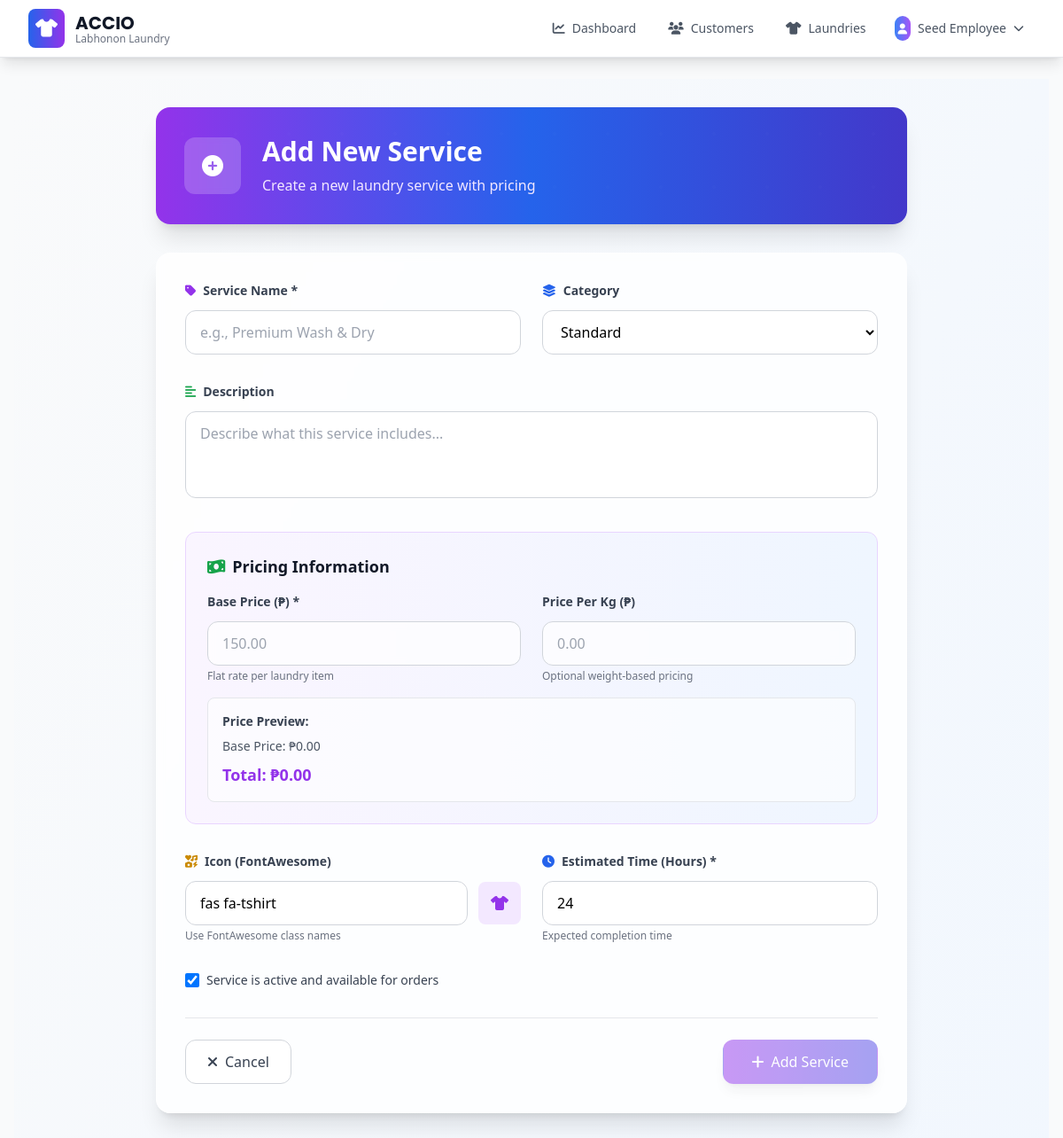
Page /service/add (signed in) on the committed database.
### app/models.py (models this page shows, shortened)
class BusinessSettings(db.Model):
    id = db.Column(db.Integer, primary_key=True)
    business_name = db.Column(db.String(200), default="ACCIO")
    business_tagline = db.Column(db.String(200), default="Labhonon Laundry")
    business_description = db.Column(
        db.Text, default="Professional laundry services with quality care"
    )
    phone = db.Column(db.String(50), default="+639761111464")
    email = db.Column(db.String(150), default="info@acciolaundry.com")
    address = db.Column(
        db.Text,
        default="Purok 17, Lower Mandacpan, Brgy. San Vicente, Butuan City, Philippines",
    )
    operating_hours = db.Column(db.Text, default="Monday - Sunday: 6:00 AM - 8:00 PM")
    footer_text = db.Column(db.Text, default="Quality laundry services you can trust")
    copyright_text = db.Column(
        db.String(200), default="© 2025 ACCIO Labhonon Laundry. All rights reserved."
    )
    facebook_url = db.Column(db.String(255))
    instagram_url = db.Column(db.String(255))
    website_url = db.Column(db.String(255))
    currency_symbol = db.Column(db.String(10), default="₱")
    date_format = db.Column(db.String(20), default="%B %d, %Y")
    timezone = db.Column(db.String(50), default="Asia/Manila")
    created_at = db.Column(db.DateTime, default=datetime.utcnow)
    updated_at = db.Column(
        db.DateTime, default=datetime.utcnow, onupdate=datetime.utcnow
    )
    updated_by = db.Column(db.Integer, db.ForeignKey("user.id"))
    updated_by_user = db.relationship("User", backref="business_settings_updates")
    @staticmethod
    def get_settings():
        settings = BusinessSettings.query.first()
        if not settings:
            settings = BusinessSettings()
            db.session.add(settings)
            db.session.commit()
        return settings

class User(db.Model, UserMixin):
    id = db.Column(db.Integer, primary_key=True)
    email = db.Column(db.String(150), unique=True)
    password = db.Column(db.String(150))
    full_name = db.Column(db.String(150))
    phone = db.Column(db.String(20))
    role = db.Column(
        db.String(20), default="user"
    )  # 'super_admin', 'admin', 'manager', 'user'
    is_active = db.Column(db.Boolean, default=True)
    must_change_password = db.Column(db.Boolean, default=False)
    date_created = db.Column(db.DateTime, default=datetime.utcnow)
    def is_admin(self):
        return self.role in ["admin", "super_admin"]

### app/service.py (the view, shortened to what this page needs)
@service.route("/add", methods=["GET", "POST"])
@login_required
def add_service():
    return render_template("service_add.html", user=current_user)

### app/templates/service_add.html (shortened to what this page needs)
{% extends "base.html" %}
{% block content %}
<div class="min-h-screen bg-gradient-to-br from-gray-50 to-blue-50">
    <div class="max-w-4xl mx-auto px-6 py-8">
        <div class="bg-gradient-to-r from-purple-600 via-blue-600 to-indigo-700 rounded-2xl shadow-xl p-8 mb-8 relative overflow-hidden">
            <div class="absolute inset-0 opacity-10">
                <div class="absolute inset-0" style="background-image: radial-gradient(circle, rgba(255,255,255,0.1) 2px, transparent 2px); background-size: 60px 60px;"></div>
            </div>
            <div class="relative flex items-center space-x-6">
                <div class="w-16 h-16 bg-white/20 backdrop-blur-sm rounded-xl flex items-center justify-center">
                    <i class="fas fa-plus-circle text-2xl text-white"></i>
                </div>
                <div>
                    <h1 class="text-3xl font-bold text-white mb-2">Add New Service</h1>
                    <p class="text-purple-100">Create a new laundry service with pricing</p>
                </div>
            </div>
        </div>
        <div class="bg-white/80 backdrop-blur-sm rounded-2xl shadow-xl border border-white/20 overflow-hidden">
            <div class="p-8">
                <form method="POST" class="space-y-8">
                    <div class="grid grid-cols-1 lg:grid-cols-2 gap-6">
                        <div>
                            <label for="name" class="block text-sm font-semibold text-gray-700 mb-3">
                                <i class="fas fa-tag mr-2 text-purple-600"></i>Service Name *
                            </label>
                            <input type="text" id="name" name="name" required
                                   class="w-full px-4 py-3 border border-gray-300 rounded-xl focus:outline-none focus:ring-2 focus:ring-purple-500 focus:border-transparent transition-all duration-200 bg-white/70 backdrop-blur-sm"
                                   placeholder="e.g., Premium Wash & Dry">
                        </div>
                        <div>
                            <label for="category" class="block text-sm font-semibold text-gray-700 mb-3">
                                <i class="fas fa-layer-group mr-2 text-blue-600"></i>Category
                            </label>
                            <select id="category" name="category"
                                    class="w-full px-4 py-3 border border-gray-300 rounded-xl focus:outline-none focus:ring-2 focus:ring-purple-500 focus:border-transparent transition-all duration-200 bg-white/70 backdrop-blur-sm">
                                <option value="Standard">Standard</option>
                            </select>
                        </div>
                    </div>
                    <div>
                        <label for="description" class="block text-sm font-semibold text-gray-700 mb-3">
                            <i class="fas fa-align-left mr-2 text-green-600"></i>Description
                        </label>
                        <textarea id="description" name="description" rows="3"
                                  class="w-full px-4 py-3 border border-gray-300 rounded-xl focus:outline-none focus:ring-2 focus:ring-purple-500 focus:border-transparent transition-all duration-200 bg-white/70 backdrop-blur-sm resize-none"
                                  placeholder="Describe what this service includes..."></textarea>
                    </div>
                    <div class="bg-gradient-to-r from-purple-50 to-blue-50 rounded-xl p-6 border border-purple-200">
                        <h3 class="text-lg font-bold text-gray-900 mb-4 flex items-center">
                            <i class="fas fa-money-bill-wave mr-2 text-green-600"></i>
                            Pricing Information
                        </h3>
                        <div class="grid grid-cols-1 md:grid-cols-2 gap-6">
                            <div>
                                <label for="base_price" class="block text-sm font-semibold text-gray-700 mb-3">
                                    Base Price (₱) *
                                </label>
                                <input type="number" id="base_price" name="base_price" step="0.01" min="0" required
                                       class="w-full px-4 py-3 border border-gray-300 rounded-xl focus:outline-none focus:ring-2 focus:ring-purple-500 focus:border-transparent transition-all duration-200 bg-white/70 backdrop-blur-sm"
                                       placeholder="150.00">
                                <p class="text-xs text-gray-500 mt-1">Flat rate per laundry item</p>
                            </div>
                            <div>
                                <label for="price_per_kg" class="block text-sm font-semibold text-gray-700 mb-3">
                                    Price Per Kg (₱)
                                </label>
                                <input type="number" id="price_per_kg" name="price_per_kg" step="0.01" min="0"
                                       class="w-full px-4 py-3 border border-gray-300 rounded-xl focus:outline-none focus:ring-2 focus:ring-purple-500 focus:border-transparent transition-all duration-200 bg-white/70 backdrop-blur-sm"
                                       placeholder="0.00">
                                <p class="text-xs text-gray-500 mt-1">Optional weight-based pricing</p>
                            </div>
                        </div>
                        <div id="pricePreview" class="mt-4 p-4 bg-white/60 rounded-lg border border-gray-200">
                            <h4 class="text-sm font-semibold text-gray-700 mb-2">Price Preview:</h4>
                            <div class="text-sm text-gray-600">
                                <div>Base Price: ₱<span id="previewBase">0.00</span></div>
                                <div class="font-semibold text-lg text-purple-600 mt-2">Total: ₱<span id="previewTotal">0.00</span></div>
                            </div>
                        </div>
                    </div>
                    <div class="grid grid-cols-1 md:grid-cols-2 gap-6">
                        <div>
                            <label for="icon" class="block text-sm font-semibold text-gray-700 mb-3">
                                <i class="fas fa-icons mr-2 text-yellow-600"></i>Icon (FontAwesome)
                            </label>
                            <div class="flex items-center space-x-3">
                                <input type="text" id="icon" name="icon"
                                       class="flex-1 px-4 py-3 border border-gray-300 rounded-xl focus:outline-none focus:ring-2 focus:ring-purple-500 focus:border-transparent transition-all duration-200 bg-white/70 backdrop-blur-sm"
                                       placeholder="fas fa-tshirt" value="fas fa-tshirt">
                                <div id="iconPreview" class="w-12 h-12 bg-purple-100 rounded-lg flex items-center justify-center">
                                    <i class="fas fa-tshirt text-purple-600"></i>
                                </div>
                            </div>
                            <p class="text-xs text-gray-500 mt-1">Use FontAwesome class names</p>
                        </div>
                        <div>
                            <label for="estimated_hours" class="block text-sm font-semibold text-gray-700 mb-3">
                                <i class="fas fa-clock mr-2 text-blue-600"></i>Estimated Time (Hours) *
                            </label>
                            <input type="number" id="estimated_hours" name="estimated_hours" min="1" required
                                   class="w-full px-4 py-3 border border-gray-300 rounded-xl focus:outline-none focus:ring-2 focus:ring-purple-500 focus:border-transparent transition-all duration-200 bg-white/70 backdrop-blur-sm"
                                   placeholder="24" value="24">
                            <p class="text-xs text-gray-500 mt-1">Expected completion time</p>
                        </div>
                    </div>
                    <div class="flex items-center">
                        <input type="checkbox" id="is_active" name="is_active" checked
                               class="w-4 h-4 text-purple-600 bg-gray-100 border-gray-300 rounded focus:ring-purple-500 focus:ring-2">
                        <label for="is_active" class="ml-2 text-sm font-medium text-gray-700">
                            Service is active and available for orders
                        </label>
                    </div>
                    <div class="flex items-center justify-between pt-6 border-t border-gray-200">
                        <a href="{{ url_for('service.list_services') }}"
                           class="inline-flex items-center space-x-2 px-6 py-3 border border-gray-300 text-gray-700 bg-white rounded-xl hover:bg-gray-50 focus:outline-none focus:ring-2 focus:ring-purple-500 transition-all duration-200">
                            <i class="fas fa-times"></i>
                            <span>Cancel</span>
                        </a>
                        <button type="submit"
                                class="inline-flex items-center space-x-2 px-8 py-3 border border-transparent text-white bg-gradient-to-r from-purple-600 to-indigo-600 hover:from-purple-700 hover:to-indigo-700 rounded-xl focus:outline-none focus:ring-2 focus:ring-purple-500 focus:ring-offset-2 transition-all duration-200 shadow-lg hover:shadow-xl transform hover:-translate-y-1">
                            <i class="fas fa-plus"></i>
                            <span>Add Service</span>
                        </button>
                    </div>
                </form>
            </div>
        </div>
    </div>
</div>
{% endblock %}

### app/templates/base.html (shortened to what this page needs)
<!DOCTYPE html>
<html lang="en">
<head>
    <script src="https://cdn.tailwindcss.com"></script>
    <link rel="stylesheet" href="https://cdnjs.cloudflare.com/ajax/libs/font-awesome/6.4.0/css/all.min.css">
</head>
<body class="bg-gray-50 font-sans" data-authenticated="{% if current_user.is_authenticated %}true{% else %}false{% endif %}">
    <nav class="bg-white shadow-lg border-b border-gray-200 sticky top-0 left-0 w-full z-50">
        <div class="max-w-7xl mx-auto px-4 sm:px-6 lg:px-8">
            <div class="flex justify-between items-center h-16">
                <div class="flex items-center flex-shrink-0">
                    <div class="flex-shrink-0 flex items-center">
                        <div class="bg-gradient-to-r from-blue-600 to-purple-600 rounded-lg p-2 mr-3">
                            <i class="fas fa-tshirt text-white text-xl"></i>
                        </div>
                        <div>
                            <h1 class="brand-font text-xl font-bold text-gray-900">{{ business_settings.business_name }}</h1>
                            <p class="text-xs text-gray-500 -mt-1">{{ business_settings.business_tagline }}</p>
                        </div>
                    </div>
                </div>
                <div class="hidden md:flex items-center space-x-1 flex-1 justify-end">
                    {% if current_user.is_authenticated %}
                        <a href="{{ url_for('views.dashboard') }}" class="flex items-center px-4 py-2 rounded-lg text-sm font-medium transition-all duration-200 {% if request.endpoint == 'views.dashboard' %}bg-blue-50 text-blue-700 border border-blue-200{% else %}text-gray-600 hover:text-blue-700 hover:bg-blue-50{% endif %}">
                            <i class="fas fa-chart-line mr-2"></i>
                            Dashboard
                        </a>
                        <a href="{{ url_for('customer.list_customers') }}"
                           class="flex items-center px-4 py-2 rounded-lg text-sm font-medium transition-all duration-200
                                  {% if request.endpoint == 'customer.list_customers' %}
                                      bg-blue-50 text-blue-700 border border-blue-200
                                  {% else %}
                                      text-gray-600 hover:text-blue-700 hover:bg-blue-50
                                  {% endif %}">
                            <i class="fas fa-users mr-2"></i>
                            Customers
                        </a>
                        <a href="{{ url_for('laundry.list_laundries') }}"
                           class="flex items-center px-4 py-2 rounded-lg text-sm font-medium transition-all duration-200
                                  {% if request.endpoint == 'laundry.list_laundries' %}
                                      bg-blue-50 text-blue-700 border border-blue-200
                                  {% else %}
                                      text-gray-600 hover:text-blue-700 hover:bg-blue-50
                                  {% endif %}">
                            <i class="fas fa-tshirt mr-2"></i>
                            Laundries
                        </a>
                        <div class="relative ml-4 group">
                            <button class="flex items-center px-3 py-2 rounded-lg text-sm font-medium text-gray-600 hover:text-blue-700 hover:bg-blue-50 transition-all duration-200">
                                <div class="bg-gradient-to-r from-blue-500 to-purple-500 rounded-full p-1 mr-2">
                                    <i class="fas fa-user text-white text-xs"></i>
                                </div>
                                {{ current_user.full_name or current_user.email.split('@')[0] }}
                                <i class="fas fa-chevron-down ml-2 text-xs"></i>
                            </button>
                        </div>
                    {% endif %}
                </div>
            </div>
        </div>
    </nav>
    <main class="max-w-7xl mx-auto px-4 py-6">
        {% block content %}{% endblock %}
    </main>
</body>
</html>

### rows in the picture
BusinessSettings: business_name "ACCIO", business_tagline "Labhonon Laundry"
User: full_name "Seed Employee"
